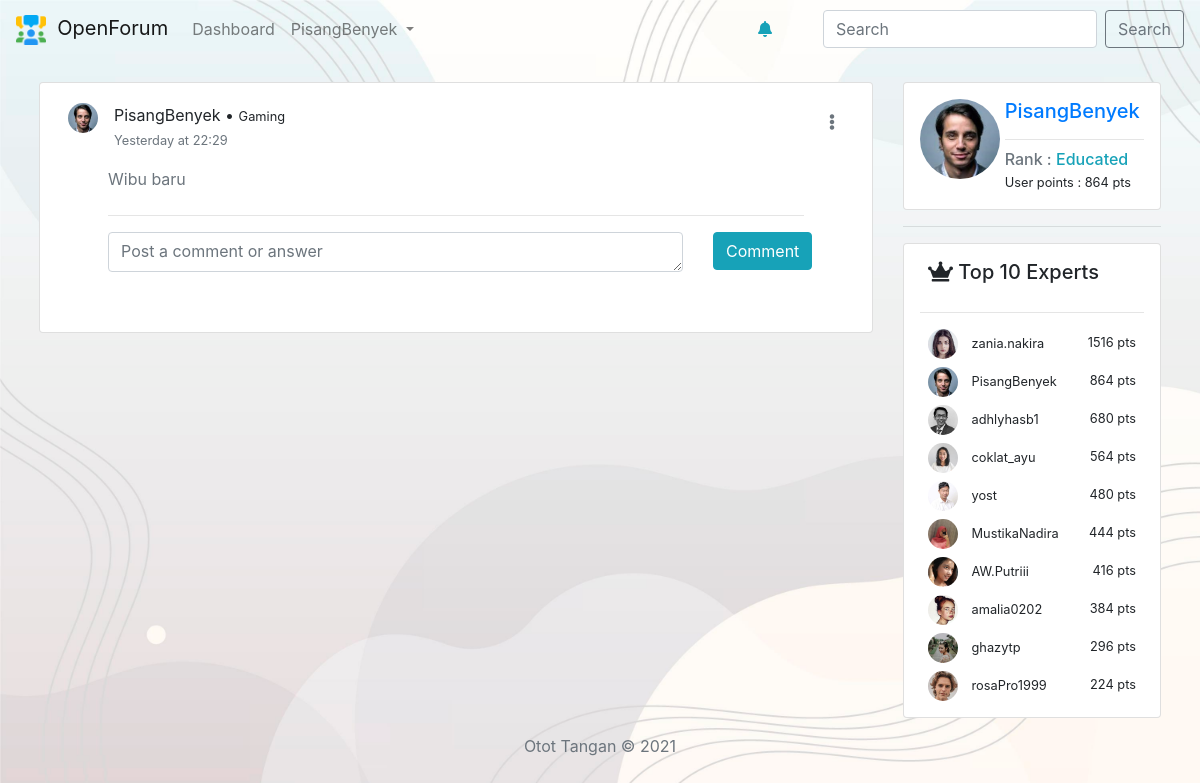
Before: /post/101 (signed in) with the older database file.
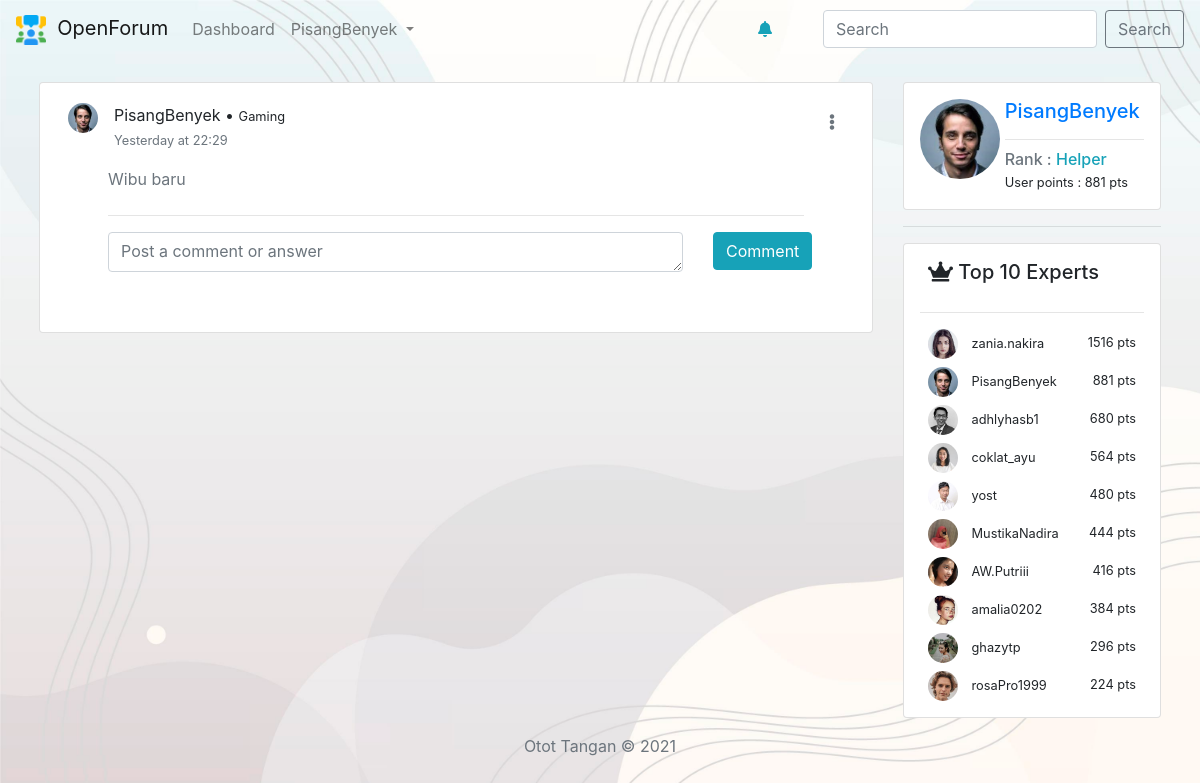
After: the same page with the newer database file.
### tables this page shows
CREATE TABLE `users` (
  `id` int(11) NOT NULL,
  `fullname` varchar(100) NOT NULL,
  `username` varchar(100) NOT NULL,
  `email` varchar(100) NOT NULL,
  `password` varchar(255) NOT NULL,
  `photo` varchar(100) NOT NULL DEFAULT 'user.png',
  `register_date` datetime NOT NULL DEFAULT current_timestamp(),
  `rank` enum('Newbie','Helper','Ambitious','Educated','Expert','Professional','Genius','Brilliant') NOT NULL DEFAULT 'Newbie',
  `points` int(11) NOT NULL DEFAULT 0
);

### app/core/Controller.php (called while the page is built, shortened)
<?php
class Controller{
	public function view($view, $data = [])
	{
		require_once '../app/views/' . $view . '.php' ;
	}
	public function model($model)
	{
		return new $model;
	}
}

### app/controllers/Post.php (called while the page is built, shortened)
<?php
class Post extends Controller {
	public function index($postId)
	{
		$data['user'] = $this->model('User_model')->getUserData($_SESSION['UserLoggedIn']);
		$data['top10'] = $this->model('User_model')->getTop();
		if ($data['post'] = $this->model('Post_model')->getPostById($postId) == NULL) {
			   header('Location:'.ROOTURL.'/feedback/page_not_found');
		}
		$data['post'] = $this->model('Post_model')->getPostById($postId);
		$data['owner'] = $this->model('User_model')->getUserById($data['post']['owner']);
		$data['time'] = $this->model('Post_model')->convertTime($data['post']['time_posted']);
		$data['count'] = count($data['top10']);
		$data['comments'] = $this->model('Comment_model')->commentLoad($postId);
		$data['ntf'] = $this->model('Notification_model')->notificationLoader($data['user']['id']);
		$data['ntfCount'] = $this->model('Notification_model')->notificationCount($data['user']['id']);
		$data['title'] = "View post";
		$this->view('post/index',$data);
		$this->view('template/right-panel',$data);
	}
}

### app/core/App.php (called while the page is built, shortened)
<?php
class App{
	protected $controller = 'home';
	protected $method = 'index';
	protected $params = [];
	public function __construct()
	{
		$url = $this -> parseURL();
		if (file_exists('../app/controllers/' . $url[0] . '.php')) {
			$this->controller = $url[0];
			unset($url[0]);
		}
		$this->controller = new $this->controller;
		if (!empty($url)) {
			$this->params = array_values($url);
		}
		call_user_func_array([$this->controller, $this->method], $this->params);
	}
	public function parseURL()
	{
		if (isset($_GET['url'])) {
			$url = rtrim($_GET['url'],'/');
			$url = filter_var($url, FILTER_SANITIZE_URL);
			$url = explode('/', $url);
			return $url;
		}else{
			$url = [$this->controller];
			return $url;
		}
	}
}

### public/index.php (called while the page is built, shortened)
<?php
$app = new App;

### app/core/Database.php (called while the page is built, shortened)
<?php
class Database {
    private $host = DB_HOST;
    private $user = DB_USER;
    private $pass = DB_PASS;
    private $db_name = DB_NAME;
    private $dbh;
    private $stmt;
    public function __construct()
    {
        $dsn = 'mysql:host=' . $this->host . ';dbname=' . $this->db_name;
        $option = [
            PDO::ATTR_PERSISTENT => true,
            PDO::ATTR_ERRMODE => PDO::ERRMODE_EXCEPTION
        ];
        try {
            $this->dbh = new PDO($dsn, $this->user, $this->pass, $option);
        } catch(PDOException $e) {
            die($e->getMessage());
        }
    }
    public function query($query)
    {
        $this->stmt = $this->dbh->prepare($query);
    }
    public function bind($param, $value, $type = null)
    {
        if( is_null($type) ) {
            switch( true ) {
                default :
                    $type = PDO::PARAM_STR;
            }
        }
        $this->stmt->bindValue($param, $value, $type);
    }
    public function execute()
    {
        $this->stmt->execute();
    }
    public function resultSet()
    {
        $this->execute();
        return $this->stmt->fetchAll(PDO::FETCH_ASSOC);
    }
    public function single()
    {
        $this->execute();
        return $this->stmt->fetch(PDO::FETCH_ASSOC);
    }
}

### app/models/User_model.php (called while the page is built, shortened)
<?php
class User_model {
    private $db;
    public function __construct()
    {
        $this->db = new Database;
    }
    public function getUserData($data)
    {
        $username = $_SESSION['UserLoggedIn'];
        $this->db->query('SELECT * FROM users WHERE username=:username');
        $this->db->bind('username',$username);
        return $this->db->single();
    }
    public function getTop()
    {
        $this->db->query('SELECT * FROM users ORDER BY points DESC LIMIT 10 ');
        return $this->db->resultSet();
    }
    public function getUserById($id)
    {
        $this->db->query('SELECT * FROM users WHERE id=:id');
        $this->db->bind('id',$id);
        return $this->db->resultSet();
    }
}

### app/models/Post_model.php (called while the page is built, shortened)
<?php
class Post_model
{
	public function __construct()
	{
        $this->db = new Database;
	}
	public function getPostById($id)
	{
		$this->db->query('SELECT * FROM posts WHERE id=:id');
		$this->db->bind('id',$id);
		$this->db->execute();
		return $this->db->single();
	}
}

### app/views/template/right-panel.php (the view, shortened to what the changed rows need)
	<div class="col-md-3">
		<div class="card p-3">
			<div class="row">
				<div class="col-md-4">
					<img class="rounded-circle" src="<?= ROOTURL ?>/public/assets/img/profile-img/<?=$data['user']['photo']?>" width="80px" height="80px">
				</div>
				<div class="col-md-8">
					<h5 class="text-primary"><?= $_SESSION['UserLoggedIn']?></h5><hr>
					<h6 class="card-subtitle text-muted">Rank : <span class="text-info"><?=$data['user']['rank']?></span></h6>
					<small>User points : <?=$data['user']['points']?> pts</small>
				</div>
			</div>
		</div>
		<div class="card px-3 py-2">
			<?php for ($i=0; $i < $data['count'] ; $i++) { ?>
				<div class="d-flex justify-content-between mx-2 mb-2">
					<div>
						<img class="rounded-circle" src="<?= ROOTURL ?>/public/assets/img/profile-img/<?=$data['top10'][$i]['photo']?>" width="30px" height="30px">
						&nbsp; <small><?=$data['top10'][$i]['username']?></small>
					</div>
					<div>
						<small><?=$data['top10'][$i]['points']?> pts</small>
					</div>
				</div>
			<?php } ?>
		</div>
	</div>
</div>

### app/views/post/index.php (shortened to what the changed rows need)
<div class="row  mx-4 mt-4">
	<div class="col-md-9">
		<div class="card mb-3">
			<div class="card-body">
				<div>
					<div class="row mx-1 d-flex justify-content-between">
						<div class="row mx-1">
							<img src="<?=ROOTURL ?>/public/assets/img/profile-img/<?=$data['owner'][0]['photo']?>" height="30px" width="30px" class="rounded-circle">&emsp;
							<div>
								<span class="mb-0 pb-0"><?= $data['owner'][0]['username']?> &bull; <small><?=$data['post']['category']?></small></span><br>
								<small class="text-muted mt-0"><?= $data['time']['date'] .' at '.$data['time']['hour']?></small>
							</div>
						</div>
					</div>
				</div>
			</div>
		</div>
	</div>

Changed rows visible on the page:
changed users "PisangBenyek": rank "Educated" → "Helper"; points "864" → "881"
